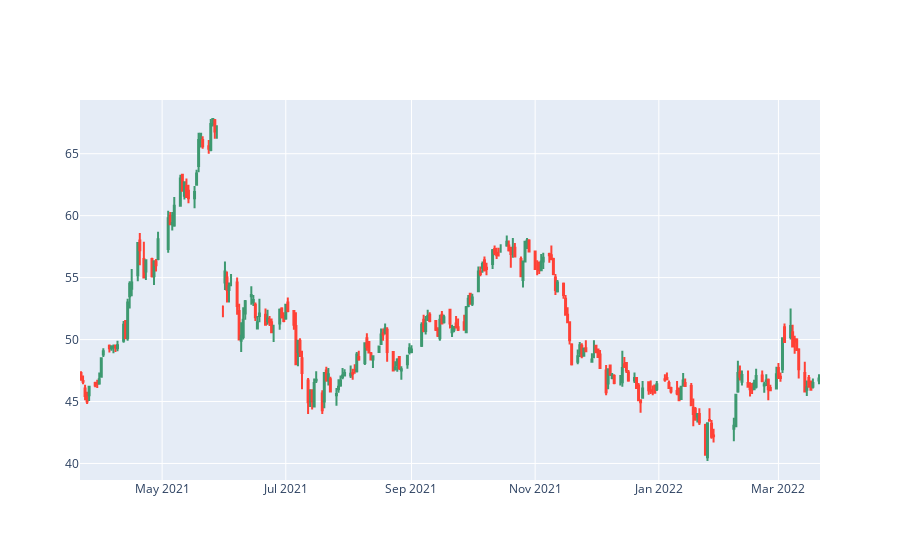

The code cell stored with this chart in its notebook:
### Code cell
import plotly.graph_objects as go
data = df.loc[df.symbol =='HPG']
fig = go.Figure(data=[go.Candlestick(x=data['date'],
                open=data['open'],
                high=data['high'],
                low=data['low'],
                close=data['close'])])
fig.update_layout(xaxis_rangeslider_visible=False)
fig.show()

### Figure 1 — Plotly figure (JSON) as saved in the notebook; plotly's stock layout.template omitted (floating-point values rounded to 4 significant figures; data arrays with more than 128 entries replaced by an {"elided": "..."} marker saying what was removed)
{"data": [{"close": {"elided": "250 float values"}, "high": {"elided": "250 float values"}, "low": {"elided": "250 float values"}, "open": {"elided": "250 float values"}, "type": "candlestick", "x": {"elided": "250 str values"}}], "layout": {"autosize": true, "xaxis": {"autorange": true, "range": ["2021-03-21 12:00", "2022-03-21 12:00"], "rangeslider": {"visible": false, "yaxis": {}}, "type": "date"}, "yaxis": {"autorange": true, "range": [38.67, 69.33]}}}
